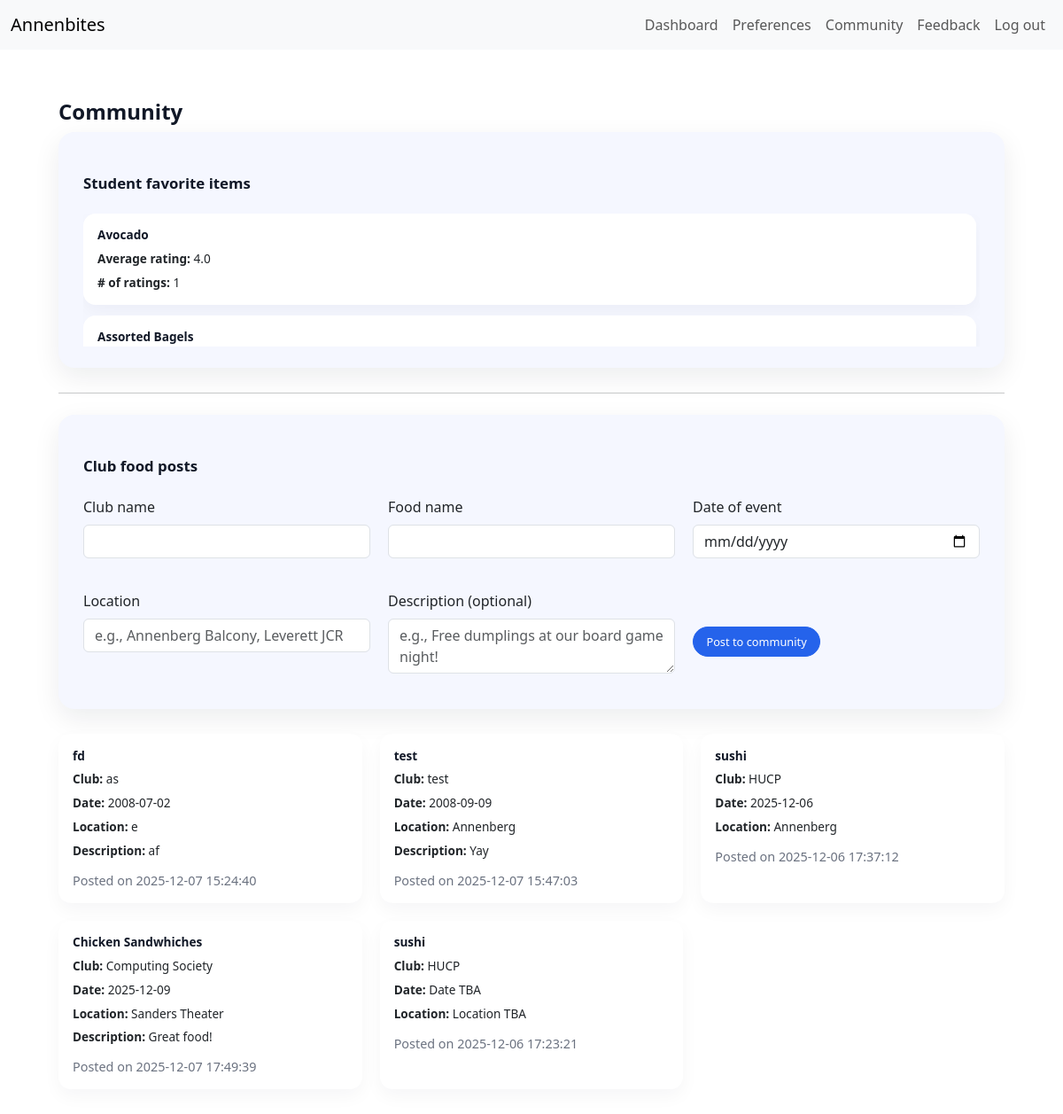
Page /community (signed in) on the committed database.
### tables this page shows
CREATE TABLE club_posts (
    id INTEGER PRIMARY KEY AUTOINCREMENT,
    clubName TEXT NOT NULL,
    foodName TEXT NOT NULL,
    description TEXT,
    created_at TIMESTAMP DEFAULT CURRENT_TIMESTAMP
, event_date TEXT, location TEXT);

### app.py (the view, shortened to what this page needs)
@app.route("/community", methods=["GET", "POST"])
@login_required
def community():
    favorites = db.execute(
        """
        SELECT
            m.name,
            ROUND(AVG(f.rating), 1) AS avg_rating,
            COUNT(*) AS num_ratings
        FROM item_feedback AS f
        JOIN menu_items AS m ON m.id = f.menu_item_id
        GROUP BY f.menu_item_id
        HAVING COUNT(*) >= 1
        ORDER BY avg_rating DESC, num_ratings DESC, m.name
        LIMIT 10
        """
    )
    posts = db.execute(
        """
        SELECT clubName, foodName, description, event_date, location, created_at
        FROM club_posts
        ORDER BY
            event_date IS NULL,
            event_date,
            created_at DESC
        """
    )
    return render_template("community.html", favorites=favorites, posts=posts)

### app.py (called while the page is built)
@app.before_request
def _init():
    init_db()

### helpers.py (called while the page is built)
def login_required(f):
    @wraps(f)
    def decorated_function(*args, **kwargs):
        if session.get("user_id") is None:
            return redirect("/login")
        return f(*args, **kwargs)
    return decorated_function

### templates/community.html (shortened to what this page needs)
{% extends "layout.html" %}
{% block body %}
<link rel="stylesheet" href="{{ url_for('static', filename='dashboard.css') }}">
<div class="ab-page">
  <h2 class="ab-dashboard-title">Community</h2>
  <div class="ab-summary-card">
    <h3 class="ab-section-title">Student favorite items</h3>
    <div class="favorite-scroll">
      {% if favorites %}
        {% for row in favorites %}
          <div class="ab-all-item-card favorite-card">
            <div class="ab-all-item-header">
              <div class="ab-all-item-name">{{ row.name }}</div>
            </div>
            <div class="ab-food-body">
              <div><strong>Average rating:</strong> {{ row.avg_rating }}</div>
              <div><strong># of ratings:</strong> {{ row.num_ratings }}</div>
            </div>
          </div>
        {% endfor %}
      {% else %}
        <p class="ab-muted">
          No ratings yet — rate some items on the dashboard to populate this list!
        </p>
      {% endif %}
    </div>
  </div>
  <hr class="my-4">
  <div class="ab-summary-card">
    <h3 class="ab-section-title">Club food posts</h3>
    <form method="post" action="{{ url_for('community') }}" class="ab-card-grid">
      <div class="mb-3">
        <label for="clubName" class="form-label">Club name</label>
        <input type="text" class="form-control ab-food-body" id="clubName" name="clubName" required>
      </div>
      <div class="mb-3">
        <label for="foodName" class="form-label">Food name</label>
        <input type="text" class="form-control ab-food-body" id="foodName" name="foodName" required>
      </div>
      <div class="mb-3">
        <label for="event_date" class="form-label">Date of event</label>
        <input type="date" class="form-control ab-food-body" id="event_date" name="event_date" required>
      </div>
      <div class="mb-3">
        <label for="location" class="form-label">Location</label>
        <input
          type="text"
          class="form-control ab-food-body"
          id="location"
          name="location"
          placeholder="e.g., Annenberg Balcony, Leverett JCR"
          required
        >
      </div>
      <div class="mb-3">
        <label for="description" class="form-label">Description (optional)</label>
        <textarea
          class="form-control ab-food-body"
          id="description"
          name="description"
          rows="2"
          placeholder="e.g., Free dumplings at our board game night!"
        ></textarea>
      </div>
      <div class="ab-card-actions">
        <button type="submit" class="ab-btn ab-btn-primary">Post to community</button>
      </div>
    </form>
  </div>
  {% if posts %}
    <div class="ab-card-grid">
      {% for post in posts %}
        <div class="ab-all-item-card">
          <div class="ab-all-item-header">
            <div class="ab-all-item-name">{{ post.foodName }}</div>
          </div>
          <div class="ab-food-body">
            <div><strong>Club:</strong> {{ post.clubName }}</div>
            <div><strong>Date:</strong> {{ post.event_date or 'Date TBA' }}</div>
            <div><strong>Location:</strong> {{ post.location or 'Location TBA' }}</div>
            {% if post.description %}
              <div><strong>Description:</strong> {{ post.description }}</div>
            {% endif %}
          </div>
          <div class="ab-card-actions">
            <small class="ab-muted">Posted on {{ post.created_at }}</small>
          </div>
        </div>
      {% endfor %}
    </div>
  {% else %}
    <p class="ab-muted">
      No club posts yet — be the first to share what your club is serving!
    </p>
  {% endif %}
</div>
{% endblock %}

### templates/layout.html (shortened to what this page needs)
<!doctype html>
<html lang="en">
<head>
  <link
    href="https://cdn.jsdelivr.net/npm/bootstrap@5.3.3/dist/css/bootstrap.min.css"
    rel="stylesheet"
  >
  <link rel="stylesheet" href="{{ url_for('static', filename='dashboard.css') }}">
</head>
<body>
  <nav class="navbar navbar-expand-lg navbar-light bg-light">
    <div class="container-fluid">
      <a class="navbar-brand" href="/">Annenbites</a>
      <div class="collapse navbar-collapse" id="navbarNav">
        <ul class="navbar-nav ms-auto">
          <li class="nav-item">
            <a class="nav-link" href="/dashboard">Dashboard</a>
          </li>
          <li class="nav-item">
            <a class="nav-link" href="/preferences">Preferences</a>
          </li>
          <li class="nav-item">
            <a class="nav-link" href="/community">Community</a>
          </li>
          <li class="nav-item">
            <a class="nav-link" href="/feedback">Feedback</a>
          </li>
          {% if session.get("user_id") %}
            <li class="nav-item">
              <a class="nav-link" href="/logout">Log out</a>
            </li>
          {% else %}
            <li class="nav-item">
              <a class="nav-link" href="/login">Log in</a>
            </li>
          {% endif %}
        </ul>
      </div>
    </div>
  </nav>
  <main class="container py-4">
    {% block body %}{% endblock %}
  </main>
</body>
</html>

### static/dashboard.css (style rules this page uses)
.ab-page { max-width: 1120px; margin: 0 auto; padding: 2rem 1.5rem 3rem; }
.ab-summary-card { background: #f5f7ff; border-radius: 18px; padding: 1.5rem 1.75rem; box-shadow: 0 10px 30px rgba(15, 23, 42, 0.08); display: flex; flex-direction: column; gap: 0.75rem; margin-bottom: 1.75rem; }
.ab-btn { display: inline-flex; align-items: center; justify-content: center; padding: 0.4rem 0.9rem; border-radius: 999px; font-size: 0.8rem; font-weight: 500; border: 1px solid transparent; cursor: pointer; transition: all 0.15s ease; text-decoration: none; white-space: nowrap; }
.ab-btn-primary { background: #2563eb; color: #ffffff; border-color: #2563eb; }
.ab-dashboard-title { font-size: 1.5rem; font-weight: 600; color: #111827; }
.ab-muted { font-size: 0.9rem; color: #6b7280; }
.ab-section-title { font-size: 1.05rem; font-weight: 600; margin: 1.5rem 0 0.75rem; color: #111827; }
.ab-card-grid { display: grid; grid-template-columns: repeat(auto-fit, minmax(260px, 1fr)); gap: 1.25rem; }
.ab-food-body { display: flex; flex-direction: column; gap: 0.4rem; }
.ab-card-actions { margin-top: 0.4rem; display: flex; align-items: center; gap: 0.4rem; flex-wrap: wrap; }
.ab-all-item-card { background: #ffffff; border-radius: 14px; box-shadow: 0 8px 20px rgba(15, 23, 42, 0.04); padding: 0.9rem 1rem; display: flex; flex-direction: column; gap: 0.4rem; font-size: 0.85rem; }
.ab-all-item-header { display: flex; justify-content: space-between; gap: 0.5rem; align-items: center; }
.ab-all-item-name { font-weight: 600; color: #111827; }
.favorite-scroll { max-height: 150px; overflow-y: auto; display: flex; flex-direction: column; gap: 0.75rem; padding-right: 4px; }

### rows in the picture
club_posts: foodName "fd", clubName "as", event_date "2008-07-02", location "e", description "af", created_at "2025-12-07 15:24:40"
club_posts: foodName "test", clubName "test", event_date "2008-09-09", location "Annenberg", description "Yay", created_at "2025-12-07 15:47:03"
club_posts: foodName "sushi", clubName "HUCP", event_date "2025-12-06", location "Annenberg", created_at "2025-12-06 17:37:12"
club_posts: foodName "Chicken Sandwhiches", clubName "Computing Society", event_date "2025-12-09", location "Sanders Theater", description "Great food!", created_at "2025-12-07 17:49:39"
club_posts: foodName "sushi", clubName "HUCP", event_date "Date TBA", location "Location TBA", created_at "2025-12-06 17:23:21"

### other values in the picture
{{ row.name }} "Avocado" "Assorted Bagels"
{{ row.avg_rating }} "4.0"
{{ row.num_ratings }} "1"
